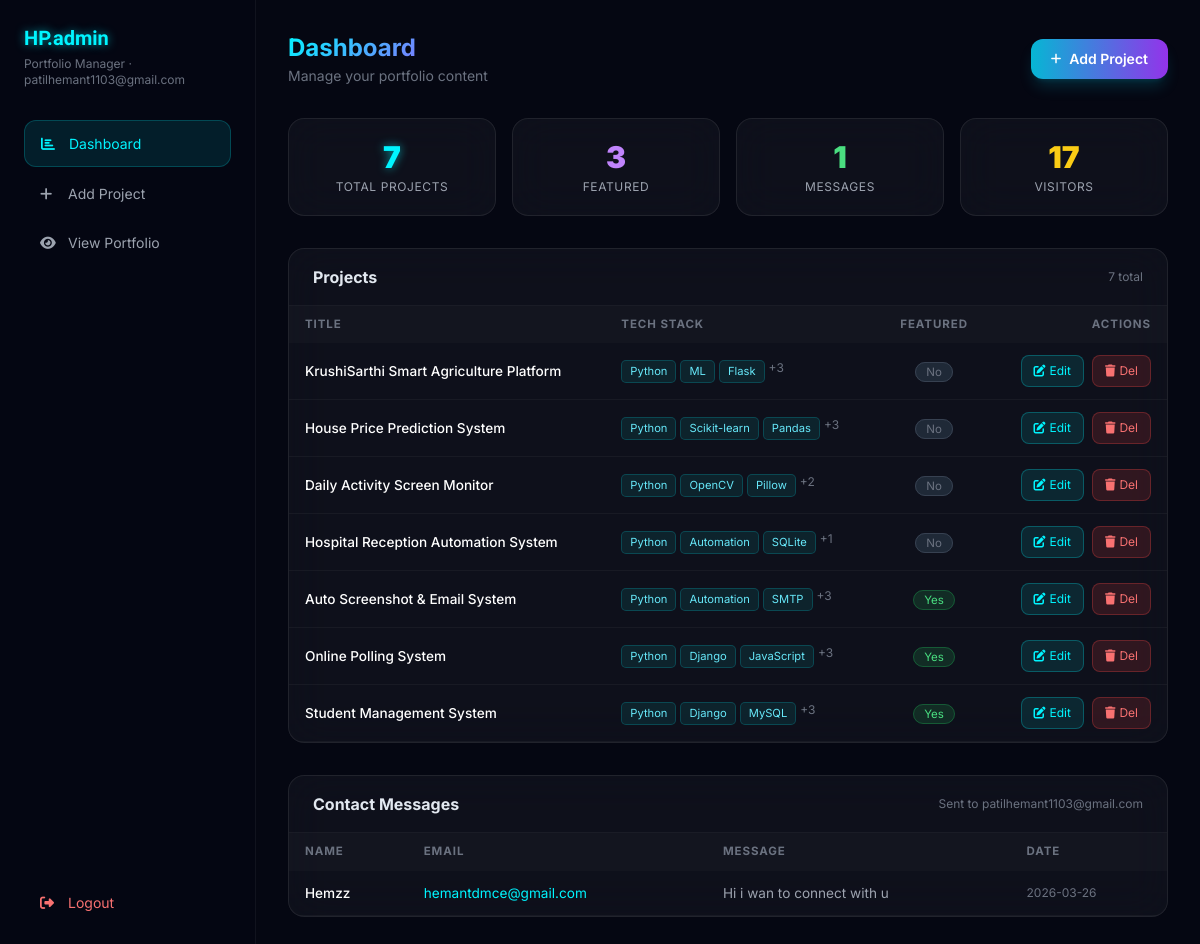
The page /admin (signed in) on the database its author committed.
### tables this page shows
CREATE TABLE projects (
        id INTEGER PRIMARY KEY AUTOINCREMENT,
        title TEXT NOT NULL,
        description TEXT NOT NULL,
        tech_stack TEXT NOT NULL,
        live_url TEXT,
        is_featured INTEGER DEFAULT 0,
        created_at TEXT NOT NULL
    );

CREATE TABLE contacts (
        id INTEGER PRIMARY KEY AUTOINCREMENT,
        name TEXT NOT NULL,
        email TEXT NOT NULL,
        message TEXT NOT NULL,
        created_at TEXT NOT NULL
    );

### app.py (the view)
@app.route("/admin")
@admin_required
def admin_dashboard():
    conn = get_db()
    projects      = conn.execute("SELECT * FROM projects ORDER BY id DESC").fetchall()
    contacts      = conn.execute("SELECT * FROM contacts ORDER BY id DESC LIMIT 20").fetchall()
    visitor_count = conn.execute("SELECT COUNT(*) as cnt FROM visitors").fetchone()["cnt"]
    conn.close()
    return render_template("admin/dashboard.html",
                           projects=projects,
                           contacts=contacts,
                           visitor_count=visitor_count)

### app.py (called while the page is built)
def get_db():
    conn = sqlite3.connect(DB_PATH)
    conn.row_factory = sqlite3.Row
    return conn

def admin_required(f):
    @functools.wraps(f)
    def decorated(*args, **kwargs):
        if not session.get("admin_logged_in"):
            return redirect(url_for("admin_login"))
        return f(*args, **kwargs)
    return decorated

### templates/admin/dashboard.html (shortened to what this page needs)
<!DOCTYPE html>
<html lang="en">
<head>
  <script src="https://cdn.tailwindcss.com"></script>
  <link rel="stylesheet" href="https://cdnjs.cloudflare.com/ajax/libs/font-awesome/6.5.0/css/all.min.css"/>
</head>
<body class="min-h-screen">
<aside class="fixed left-0 top-0 h-full w-64 hidden lg:flex flex-col p-6 z-40"
  style="background:rgba(5,7,20,0.95);border-right:1px solid rgba(255,255,255,0.05);">
  <div class="mb-8">
    <div class="font-bold text-xl neon-cyan" style="font-family:'Orbitron',sans-serif;">HP.admin</div>
    <div class="text-xs text-gray-500 mt-1">Portfolio Manager · patilhemant1103@gmail.com</div>
  </div>
  <nav class="space-y-1 flex-1">
    <a href="/admin"             class="sidebar-link active"><i class="fas fa-chart-bar w-4"></i>Dashboard</a>
    <a href="/admin/project/add" class="sidebar-link"><i class="fas fa-plus w-4"></i>Add Project</a>
    <a href="/" target="_blank"  class="sidebar-link"><i class="fas fa-eye w-4"></i>View Portfolio</a>
  </nav>
  <a href="/admin/logout" class="sidebar-link" style="color:#f87171;">
    <i class="fas fa-sign-out-alt w-4"></i>Logout
  </a>
</aside>
<main class="lg:ml-64 p-6 lg:p-8">
  <div class="flex flex-wrap items-center justify-between gap-4 mb-8">
    <div>
      <h1 class="text-2xl font-bold grad-text">Dashboard</h1>
      <p class="text-gray-500 text-sm mt-0.5">Manage your portfolio content</p>
    </div>
    <a href="/admin/project/add"
      class="inline-flex items-center gap-2 px-5 py-2.5 rounded-xl font-semibold text-sm text-white
             bg-gradient-to-r from-cyan-500 to-purple-600 hover:brightness-110 transition-all shadow-lg shadow-cyan-500/20">
      <i class="fas fa-plus text-xs"></i>Add Project
    </a>
  </div>
  <div class="grid grid-cols-2 lg:grid-cols-4 gap-4 mb-8">
    <div class="glass p-5 text-center">
      <div class="text-3xl font-black neon-cyan">{{ projects|length }}</div>
      <div class="text-xs text-gray-400 uppercase tracking-wider mt-1">Total Projects</div>
    </div>
    <div class="glass p-5 text-center">
      <div class="text-3xl font-black text-purple-400">{{ projects|selectattr('is_featured','equalto',1)|list|length }}</div>
      <div class="text-xs text-gray-400 uppercase tracking-wider mt-1">Featured</div>
    </div>
    <div class="glass p-5 text-center">
      <div class="text-3xl font-black text-green-400">{{ contacts|length }}</div>
      <div class="text-xs text-gray-400 uppercase tracking-wider mt-1">Messages</div>
    </div>
    <div class="glass p-5 text-center">
      <div class="text-3xl font-black text-yellow-400">{{ visitor_count }}</div>
      <div class="text-xs text-gray-400 uppercase tracking-wider mt-1">Visitors</div>
    </div>
  </div>
  <div class="glass overflow-hidden mb-8" style="border-radius:16px;">
    <div class="px-6 py-4 border-b border-white/[0.05] flex items-center justify-between">
      <h2 class="font-bold">Projects</h2>
      <span class="text-xs text-gray-500">{{ projects|length }} total</span>
    </div>
    <div class="overflow-x-auto">
      <table class="w-full" style="border-collapse:separate;border-spacing:0;">
        <thead>
          <tr>
            <th class="text-left">Title</th>
            <th class="text-left hidden md:table-cell">Tech Stack</th>
            <th class="text-center">Featured</th>
            <th class="text-right">Actions</th>
          </tr>
        </thead>
        <tbody>
          {% for p in projects %}
          <tr>
            <td class="font-medium text-white">{{ p.title }}</td>
            <td class="hidden md:table-cell">
              <div class="flex flex-wrap gap-1">
                {% for tech in p.tech_stack.split(',')[:3] %}
                <span style="padding:2px 8px;border-radius:5px;font-size:.7rem;background:rgba(0,245,255,0.08);border:1px solid rgba(0,245,255,0.18);color:#67e8f9;">
                  {{ tech.strip() }}
                </span>
                {% endfor %}
                {% if p.tech_stack.split(',')|length > 3 %}
                <span class="text-xs text-gray-500">+{{ p.tech_stack.split(',')|length - 3 }}</span>
                {% endif %}
              </div>
            </td>
            <td class="text-center">
              {% if p.is_featured %}
              <span style="font-size:.72rem;padding:2px 10px;border-radius:99px;background:rgba(34,197,94,.15);border:1px solid rgba(34,197,94,.3);color:#4ade80;">Yes</span>
              {% else %}
              <span style="font-size:.72rem;padding:2px 10px;border-radius:99px;background:#1f2937;border:1px solid #374151;color:#6b7280;">No</span>
              {% endif %}
            </td>
            <td class="text-right">
              <div class="flex items-center justify-end gap-2">
                <a href="/admin/project/edit/{{ p.id }}" class="btn-edit"><i class="fas fa-edit"></i>Edit</a>
                <form action="/admin/project/delete/{{ p.id }}" method="POST" onsubmit="return confirm('Delete this project?')" class="inline">
                  <button type="submit" class="btn-del"><i class="fas fa-trash mr-1"></i>Del</button>
                </form>
              </div>
            </td>
          </tr>
          {% endfor %}
        </tbody>
      </table>
    </div>
  </div>
  <div class="glass overflow-hidden" style="border-radius:16px;">
    <div class="px-6 py-4 border-b border-white/[0.05] flex items-center justify-between">
      <h2 class="font-bold">Contact Messages</h2>
      <span class="text-xs text-gray-500">Sent to patilhemant1103@gmail.com</span>
    </div>
    {% if contacts %}
    <div class="overflow-x-auto">
      <table class="w-full" style="border-collapse:separate;border-spacing:0;">
        <thead>
          <tr>
            <th class="text-left">Name</th>
            <th class="text-left hidden md:table-cell">Email</th>
            <th class="text-left hidden lg:table-cell">Message</th>
            <th class="text-left hidden sm:table-cell">Date</th>
          </tr>
        </thead>
        <tbody>
          {% for c in contacts %}
          <tr>
            <td class="font-medium text-white">{{ c.name }}</td>
            <td class="hidden md:table-cell" style="color:#00f5ff;">{{ c.email }}</td>
            <td class="hidden lg:table-cell text-gray-400">{{ c.message[:80] }}{% if c.message|length > 80 %}…{% endif %}</td>
            <td class="hidden sm:table-cell text-gray-500 text-xs">{{ c.created_at[:10] }}</td>
          </tr>
          {% endfor %}
        </tbody>
      </table>
    </div>
    {% else %}
    <div class="p-10 text-center text-gray-600">
      <i class="fas fa-inbox text-3xl mb-3 block text-gray-800"></i>
      <p class="text-sm">No messages yet. They'll appear here and arrive at your Gmail.</p>
    </div>
    {% endif %}
  </div>
</main>
</body>
</html>

### templates/admin/dashboard.html (style rules this page uses)
body { font-family:'Inter',sans-serif; background:#050712; color:#e2e8f0; }
.glass { background:rgba(255,255,255,0.04); backdrop-filter:blur(20px); border:1px solid rgba(255,255,255,0.08); border-radius:16px; }
.neon-cyan { color:#00f5ff; text-shadow:0 0 10px rgba(0,245,255,0.6); }
.grad-text { background:linear-gradient(135deg,#00f5ff,#b347ff); -webkit-background-clip:text; -webkit-text-fill-color:transparent; }
th { font-size:.72rem; text-transform:uppercase; letter-spacing:.08em; color:#6b7280; padding:10px 16px; background:rgba(255,255,255,0.02); }
td { padding:12px 16px; font-size:.85rem; border-bottom:1px solid rgba(255,255,255,0.04); vertical-align:middle; }
.btn-edit { background:rgba(0,245,255,0.1); border:1px solid rgba(0,245,255,0.25); color:#00f5ff; border-radius:8px; padding:6px 12px; font-size:.75rem; transition:all .2s; text-decoration:none; display:inline-flex; align-items:center; gap:4px; }
.btn-del { background:rgba(239,68,68,.15); border:1px solid rgba(239,68,68,.3); color:#f87171; border-radius:8px; padding:6px 12px; font-size:.75rem; cursor:pointer; transition:all .2s; }
.sidebar-link { display:flex; align-items:center; gap:12px; padding:12px 16px; border-radius:12px; font-size:.875rem; color:#9ca3af; transition:all .2s; text-decoration:none; }
.sidebar-link.active { background:rgba(0,245,255,0.1); border:1px solid rgba(0,245,255,0.2); color:#00f5ff; }

### rows shown on the page
projects: title "KrushiSarthi Smart Agriculture Platform", strip "Python" "ML" "Flask", tech_stack.split|length "3", is_featured "No"
projects: title "House Price Prediction System", strip "Python" "Scikit-learn" "Pandas", tech_stack.split|length "3", is_featured "No"
projects: title "Daily Activity Screen Monitor", strip "Python" "OpenCV" "Pillow", tech_stack.split|length "2", is_featured "No"
projects: title "Hospital Reception Automation System", strip "Python" "Automation" "SQLite", tech_stack.split|length "1", is_featured "No"
projects: title "Auto Screenshot & Email System", strip "Python" "Automation" "SMTP", tech_stack.split|length "3", is_featured "Yes"
projects: title "Online Polling System", strip "Python" "Django" "JavaScript", tech_stack.split|length "3", is_featured "Yes"
projects: title "Student Management System", strip "Python" "Django" "MySQL", tech_stack.split|length "3", is_featured "Yes"
contacts: name "Hemzz", email "hemantdmce@gmail.com", message "Hi i wan to connect with u", created_at "2026-03-26"

### other values the page prints
{{ projects|length }} "7"
{{ projects|selectattr('is_featured','equalto',1)|list|length }} "3"
{{ contacts|length }} "1"
{{ visitor_count }} "17"
